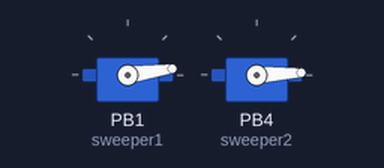
Simulated run of this sketch. Board: ATtiny85, built with avr-gcc and run on an emulated ATtiny85. On the bench: 2 × servo. Random numbers use the default seed unless the sketch sets one.

Above: at 0.15 s.
At 9.78 s:
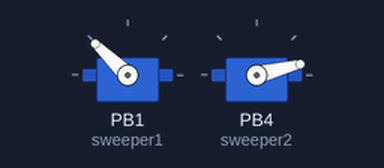
At 20.7 s:
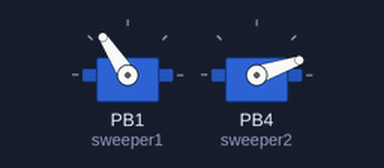
At 39.77 s:
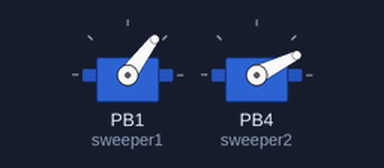
Timing chart, 0 to 40.0 s (numbered marks = the images above):
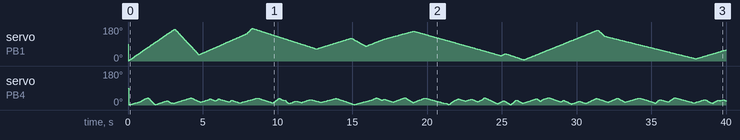

The sketch:

TrinketCatToy.ino
```cpp
#include <Adafruit_SoftServo.h>

#define MIN_DELAY 10    // minimum servo speed
#define MAX_DELAY 50    // maximum servo speed


class Sweeper {
    Adafruit_SoftServo servo; // the servo
    int posCurrent;           // current servo position
    int posTarget;            // target servo position
    int posMin;               // the lowest servo position
    int posMax;               // the highest servo position
    int  updateInterval;      // interval between updates
    unsigned long lastUpdate; // last update of position

  public:
    Sweeper(int min, int max) {
      updateInterval = random(MIN_DELAY,MAX_DELAY);
      posMin = min;
      posMax = max;

      posCurrent = min;
      posTarget = random(min,max);
    }

    void attach(int pin) {
      servo.attach(pin);
    }

    void detach() {
      servo.detach();
    }

    void refresh() {
      servo.refresh();
    }

    void update(unsigned long currentMillis) {
      if ((currentMillis - lastUpdate) > updateInterval) {  // time to update
        lastUpdate = millis();
        if(posCurrent > posTarget){                         // compute the new position
          posCurrent --;
        } else {
          posCurrent ++;
        }
        servo.write(posCurrent);                            // move servo to new position
        if(posCurrent == posTarget){                        // if the servo is at the target position
          updateInterval = random(MIN_DELAY,MAX_DELAY);     // randomly choose new speed
          posTarget = random(posMin,posMax);                // randomly choose new position
        }
      }
    }
};

Sweeper sweeper1(0,180);          // how far servo can move left-right
Sweeper sweeper2(0,40);           // how far servo can move up-down

volatile uint8_t counter = 0;     // used for counting in the interrupt
unsigned long currentMillis = 0;  // used to manage servo timing

void setup() {
  // Taken from Adafruit_SoftServo sample code available on Github
  // Set up the interrupt that will refresh the servo for us automagically
  OCR0A = 0xAF;             // any number is OK
  // interrupt for Trinket
  TIMSK |= _BV(OCIE0A);     // Turn on the compare interrupt (below!)

  sweeper1.attach(1);       // attach servo to pin 1
  sweeper2.attach(4);       // attach servo to pin 4
}

void loop() {
  currentMillis = millis();
  sweeper1.update(currentMillis);
  sweeper2.update(currentMillis);
}

// Taken from Adafruit_SoftServo sample code available on Github
// We'll take advantage of the built in millis() timer that goes off
// to keep track of time, and refresh the servo every 20 milliseconds
SIGNAL(TIMER0_COMPA_vect) {
  // this gets called every 2 milliseconds
  counter += 2;
  // every 20 milliseconds, refresh the servos!
  if (counter >= 20) {
    counter = 0;
    sweeper1.refresh();
    sweeper2.refresh();
  }
}
```
